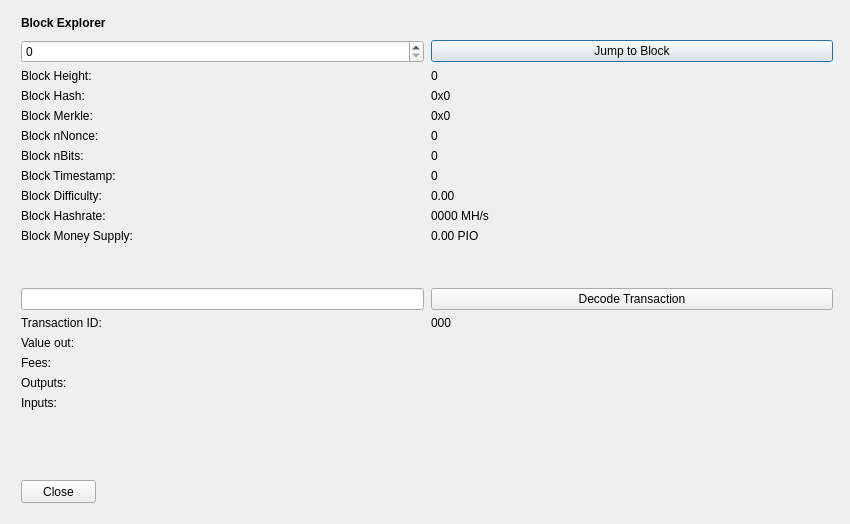
<?xml version="1.0" encoding="UTF-8"?>
<ui version="4.0">
 <class>BlockBrowser</class>
 <widget class="QDialog" name="BlockBrowser">
  <property name="windowModality">
   <enum>Qt::NonModal</enum>
  </property>
  <property name="enabled">
   <bool>true</bool>
  </property>
  <property name="geometry">
   <rect>
    <x>0</x>
    <y>0</y>
    <width>850</width>
    <height>524</height>
   </rect>
  </property>
  <property name="sizePolicy">
   <sizepolicy hsizetype="Preferred" vsizetype="Preferred">
    <horstretch>0</horstretch>
    <verstretch>0</verstretch>
   </sizepolicy>
  </property>
  <property name="minimumSize">
   <size>
    <width>0</width>
    <height>0</height>
   </size>
  </property>
  <property name="acceptDrops">
   <bool>false</bool>
  </property>
  <property name="windowTitle">
   <string>Pioneershares Block Explorer</string>
  </property>
  <layout class="QGridLayout">
   <property name="sizeConstraint">
    <enum>QLayout::SetMaximumSize</enum>
   </property>
   <property name="leftMargin">
    <number>21</number>
   </property>
   <property name="topMargin">
    <number>10</number>
   </property>
   <property name="rightMargin">
    <number>10</number>
   </property>
   <item row="1" column="0">
    <widget class="QWidget" name="widget" native="true">
     <widget class="QWidget" name="layoutWidgetBE1">
      <property name="geometry">
       <rect>
        <x>0</x>
        <y>0</y>
        <width>822</width>
        <height>27</height>
       </rect>
      </property>
      <layout class="QHBoxLayout" name="horizontalLayoutBE">
       <property name="spacing">
        <number>7</number>
       </property>
       <item>
        <widget class="QLabel" name="labelBlockExplorer">
         <property name="sizePolicy">
          <sizepolicy hsizetype="Preferred" vsizetype="Maximum">
           <horstretch>0</horstretch>
           <verstretch>0</verstretch>
          </sizepolicy>
         </property>
         <property name="font">
          <font>
           <weight>75</weight>
           <bold>true</bold>
          </font>
         </property>
         <property name="styleSheet">
          <string notr="true">font-weight:bold;</string>
         </property>
         <property name="text">
          <string>Block Explorer</string>
         </property>
        </widget>
       </item>
       <item>
        <spacer name="horizontalSpacerBE">
         <property name="orientation">
          <enum>Qt::Horizontal</enum>
         </property>
         <property name="sizeHint" stdset="0">
          <size>
           <width>40</width>
           <height>20</height>
          </size>
         </property>
        </spacer>
       </item>
      </layout>
     </widget>
     <widget class="QWidget" name="layoutWidgetBE2">
      <property name="geometry">
       <rect>
        <x>0</x>
        <y>30</y>
        <width>812</width>
        <height>410</height>
       </rect>
      </property>
      <layout class="QGridLayout" name="gridLayoutBE" rowstretch="0,0,0,0,0,0,0,0,0,0,0,0,0,0,0,0,0,0,0,0" columnstretch="0,0">
       <property name="sizeConstraint">
        <enum>QLayout::SetDefaultConstraint</enum>
       </property>
       <property name="horizontalSpacing">
        <number>7</number>
       </property>
       <item row="14" column="1">
        <widget class="QLabel" name="txID">
         <property name="text">
          <string>000</string>
         </property>
         <property name="textInteractionFlags">
          <set>Qt::LinksAccessibleByMouse|Qt::TextSelectableByMouse</set>
         </property>
        </widget>
       </item>
       <item row="8" column="1">
        <widget class="QLabel" name="timeBox">
         <property name="text">
          <string>0</string>
         </property>
         <property name="textInteractionFlags">
          <set>Qt::LinksAccessibleByMouse|Qt::TextSelectableByMouse</set>
         </property>
        </widget>
       </item>
       <item row="9" column="1">
        <widget class="QLabel" name="diffBox">
         <property name="text">
          <string>0.00</string>
         </property>
         <property name="textInteractionFlags">
          <set>Qt::LinksAccessibleByMouse|Qt::TextSelectableByMouse</set>
         </property>
        </widget>
       </item>
       <item row="10" column="0">
        <widget class="QLabel" name="hashRateLabel">
         <property name="text">
          <string>Block Hashrate:</string>
         </property>
        </widget>
       </item>
       <item row="9" column="0">
        <widget class="QLabel" name="diffLabel">
         <property name="text">
          <string>Block Difficulty:</string>
         </property>
        </widget>
       </item>
       <item row="17" column="1">
        <widget class="QLabel" name="outputBox">
         <property name="text">
          <string/>
         </property>
         <property name="alignment">
          <set>Qt::AlignLeading|Qt::AlignLeft|Qt::AlignTop</set>
         </property>
         <property name="textInteractionFlags">
          <set>Qt::LinksAccessibleByMouse|Qt::TextSelectableByMouse</set>
         </property>
        </widget>
       </item>
       <item row="3" column="1">
        <widget class="QLabel" name="heightLabelBE1">
         <property name="text">
          <string>0</string>
         </property>
         <property name="textInteractionFlags">
          <set>Qt::LinksAccessibleByMouse|Qt::TextSelectableByMouse</set>
         </property>
        </widget>
       </item>
       <item row="1" column="1">
        <widget class="QPushButton" name="blockButton">
         <property name="text">
          <string>Jump to Block</string>
         </property>
        </widget>
       </item>
       <item row="3" column="0">
        <widget class="QLabel" name="heightLabelBE2">
         <property name="text">
          <string>Block Height:</string>
         </property>
        </widget>
       </item>
       <item row="7" column="0">
        <widget class="QLabel" name="bitsLabel">
         <property name="text">
          <string>Block nBits:</string>
         </property>
        </widget>
       </item>
       <item row="6" column="1">
        <widget class="QLabel" name="nonceBox">
         <property name="text">
          <string>0</string>
         </property>
         <property name="textInteractionFlags">
          <set>Qt::LinksAccessibleByMouse|Qt::TextSelectableByMouse</set>
         </property>
        </widget>
       </item>
       <item row="6" column="0">
        <widget class="QLabel" name="nonceLabel">
         <property name="text">
          <string>Block nNonce:</string>
         </property>
        </widget>
       </item>
       <item row="5" column="1">
        <widget class="QLabel" name="merkleBox">
         <property name="minimumSize">
          <size>
           <width>187</width>
           <height>0</height>
          </size>
         </property>
         <property name="text">
          <string>0x0</string>
         </property>
         <property name="textInteractionFlags">
          <set>Qt::LinksAccessibleByMouse|Qt::TextSelectableByMouse</set>
         </property>
        </widget>
       </item>
       <item row="16" column="0">
        <widget class="QLabel" name="feesLabel">
         <property name="text">
          <string>Fees:</string>
         </property>
        </widget>
       </item>
       <item row="15" column="1">
        <widget class="QLabel" name="valueBox">
         <property name="text">
          <string/>
         </property>
         <property name="textInteractionFlags">
          <set>Qt::LinksAccessibleByMouse|Qt::TextSelectableByMouse</set>
         </property>
        </widget>
       </item>
       <item row="7" column="1">
        <widget class="QLabel" name="bitsBox">
         <property name="text">
          <string>0</string>
         </property>
         <property name="textInteractionFlags">
          <set>Qt::LinksAccessibleByMouse|Qt::TextSelectableByMouse</set>
         </property>
        </widget>
       </item>
       <item row="8" column="0">
        <widget class="QLabel" name="timeLabel">
         <property name="text">
          <string>Block Timestamp:</string>
         </property>
        </widget>
       </item>
       <item row="17" column="0">
        <widget class="QLabel" name="outputLabel">
         <property name="text">
          <string>Outputs:</string>
         </property>
         <property name="alignment">
          <set>Qt::AlignLeading|Qt::AlignLeft|Qt::AlignTop</set>
         </property>
        </widget>
       </item>
       <item row="1" column="0">
        <widget class="QSpinBox" name="heightBox">
         <property name="sizePolicy">
          <sizepolicy hsizetype="Preferred" vsizetype="Fixed">
           <horstretch>0</horstretch>
           <verstretch>0</verstretch>
          </sizepolicy>
         </property>
         <property name="maximum">
          <number>99999999</number>
         </property>
        </widget>
       </item>
       <item row="4" column="0">
        <widget class="QLabel" name="hashLabel">
         <property name="text">
          <string>Block Hash:</string>
         </property>
        </widget>
       </item>
       <item row="16" column="1">
        <widget class="QLabel" name="feesBox">
         <property name="text">
          <string/>
         </property>
         <property name="textInteractionFlags">
          <set>Qt::LinksAccessibleByMouse|Qt::TextSelectableByMouse</set>
         </property>
        </widget>
       </item>
       <item row="4" column="1">
        <widget class="QLabel" name="hashBox">
         <property name="enabled">
          <bool>true</bool>
         </property>
         <property name="sizePolicy">
          <sizepolicy hsizetype="Preferred" vsizetype="Preferred">
           <horstretch>0</horstretch>
           <verstretch>0</verstretch>
          </sizepolicy>
         </property>
         <property name="minimumSize">
          <size>
           <width>0</width>
           <height>0</height>
          </size>
         </property>
         <property name="text">
          <string>0x0</string>
         </property>
         <property name="textInteractionFlags">
          <set>Qt::LinksAccessibleByMouse|Qt::TextSelectableByMouse</set>
         </property>
        </widget>
       </item>
       <item row="14" column="0">
        <widget class="QLabel" name="txLabel">
         <property name="text">
          <string>Transaction ID:</string>
         </property>
        </widget>
       </item>
       <item row="15" column="0">
        <widget class="QLabel" name="valueLabel">
         <property name="text">
          <string>Value out:</string>
         </property>
        </widget>
       </item>
       <item row="13" column="0">
        <widget class="QLineEdit" name="txBox">
         <property name="sizePolicy">
          <sizepolicy hsizetype="Preferred" vsizetype="Fixed">
           <horstretch>0</horstretch>
           <verstretch>0</verstretch>
          </sizepolicy>
         </property>
         <property name="inputMask">
          <string comment="Transaction id" extracomment="Transaction id"/>
         </property>
        </widget>
       </item>
       <item row="12" column="0">
        <spacer name="verticalSpacer_2">
         <property name="orientation">
          <enum>Qt::Vertical</enum>
         </property>
         <property name="sizeHint" stdset="0">
          <size>
           <width>20</width>
           <height>20</height>
          </size>
         </property>
        </spacer>
       </item>
       <item row="10" column="1">
        <widget class="QLabel" name="hashRateBox">
         <property name="text">
          <string>0000 MH/s</string>
         </property>
         <property name="textInteractionFlags">
          <set>Qt::LinksAccessibleByMouse|Qt::TextSelectableByMouse</set>
         </property>
        </widget>
       </item>
       <item row="19" column="0">
        <spacer name="verticalSpacer">
         <property name="orientation">
          <enum>Qt::Vertical</enum>
         </property>
         <property name="sizeHint" stdset="0">
          <size>
           <width>20</width>
           <height>40</height>
          </size>
         </property>
        </spacer>
       </item>
       <item row="13" column="1">
        <widget class="QPushButton" name="txButton">
         <property name="text">
          <string>Decode Transaction</string>
         </property>
        </widget>
       </item>
       <item row="18" column="0">
        <widget class="QLabel" name="inputLabel">
         <property name="text">
          <string>Inputs:</string>
         </property>
         <property name="alignment">
          <set>Qt::AlignLeading|Qt::AlignLeft|Qt::AlignTop</set>
         </property>
        </widget>
       </item>
       <item row="5" column="0">
        <widget class="QLabel" name="merkleLabel">
         <property name="text">
          <string>Block Merkle:</string>
         </property>
        </widget>
       </item>
       <item row="18" column="1">
        <widget class="QLabel" name="inputBox">
         <property name="text">
          <string/>
         </property>
         <property name="alignment">
          <set>Qt::AlignLeading|Qt::AlignLeft|Qt::AlignTop</set>
         </property>
         <property name="textInteractionFlags">
          <set>Qt::LinksAccessibleByMouse|Qt::TextSelectableByMouse</set>
         </property>
        </widget>
       </item>
       <item row="11" column="0">
        <widget class="QLabel" name="moneySupplyLabel">
         <property name="text">
          <string>Block Money Supply:</string>
         </property>
        </widget>
       </item>
       <item row="11" column="1">
        <widget class="QLabel" name="moneySupplyBox">
         <property name="text">
          <string>0.00 PIO</string>
         </property>
         <property name="textInteractionFlags">
          <set>Qt::LinksAccessibleByMouse|Qt::TextSelectableByMouse</set>
         </property>
        </widget>
       </item>
      </layout>
     </widget>
     <widget class="QPushButton" name="closeButton">
      <property name="geometry">
       <rect>
        <x>0</x>
        <y>470</y>
        <width>75</width>
        <height>23</height>
       </rect>
      </property>
      <property name="text">
       <string>Close</string>
      </property>
     </widget>
    </widget>
   </item>
  </layout>
 </widget>
 <resources/>
 <connections/>
</ui>
